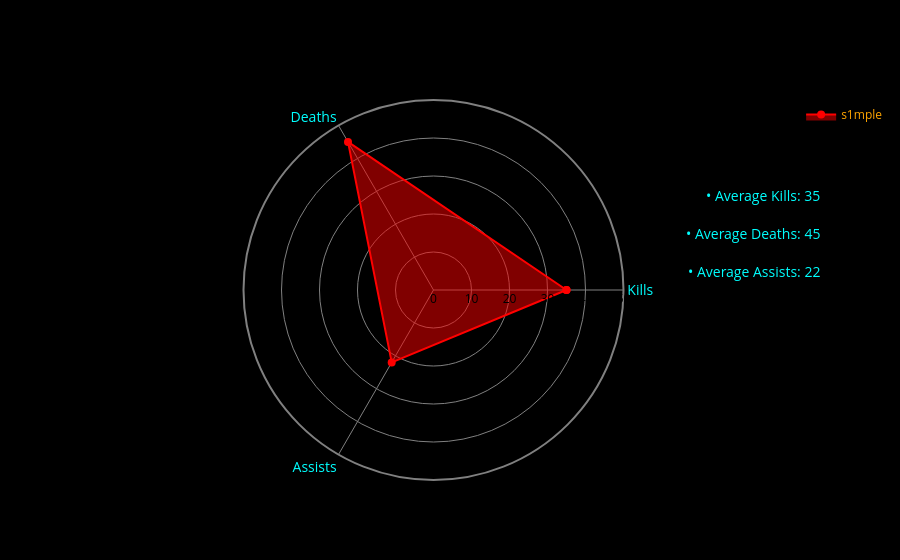

Notebook cell for this chart:
### Code cell
import plotly.graph_objects as go


target_name = "s1mple"
labels = ['Kills', 'Deaths', 'Assists']
values = [35, 45, 22]  


avg_kills = 35  
avg_deaths = 45  
avg_assists = 22  


values += values[:1]
labels += labels[:1]


fig = go.Figure()


fig.add_trace(go.Scatterpolar(
    r=values,
    theta=labels,
    fill='toself',
    name=target_name,
    line=dict(color='red'),
    marker=dict(size=8, color='red'),  
    showlegend=True,  
    hovertemplate='%{r}<extra></extra>'  
))


fig.update_layout(
    polar=dict(
        bgcolor='black',  
        angularaxis=dict(
            ticktext=['Kills', 'Deaths', 'Assists'],  
            linewidth=2,
            linecolor='gray',  
            gridcolor='gray',  
            showgrid=True,  
            tickangle=0,  
            tickfont=dict(size=14, color='cyan'),
        ),
        radialaxis=dict(
            linewidth=0,
            linecolor='orange',
            gridcolor='gray',  
            showline=False,
            range=[0, 50],  
            tickfont=dict(color='black'),
        )
    ),
    paper_bgcolor='black',  
    font=dict(color='orange'),  
    showlegend=True  
)


fig.update_layout(
    annotations=[
        dict(
            x=1.05,  
            y=0.78,  
            text=f'• Average Kills: {avg_kills}',  
            showarrow=False,
            font=dict(size=14, color='cyan'),
        ),
        dict(
            x=1.05,
            y=0.65,
            text=f'• Average Deaths: {avg_deaths}',  
            showarrow=False,
            font=dict(size=14, color='cyan'),
        ),
        dict(
            x=1.05,
            y=0.55,
            text=f'• Average Assists: {avg_assists}',  
            showarrow=False,
            font=dict(size=14, color='cyan'),
        )
    ]
)


fig.show()

### Figure 1 — Plotly figure (JSON) as saved in the notebook; plotly's stock layout.template omitted (floating-point values rounded to 4 significant figures)
{"data": [{"fill": "toself", "hovertemplate": "%{r}<extra></extra>", "line": {"color": "red"}, "marker": {"color": "red", "size": 8}, "name": "s1mple", "r": [35, 45, 22, 35], "showlegend": true, "theta": ["Kills", "Deaths", "Assists", "Kills"], "type": "scatterpolar"}], "layout": {"annotations": [{"font": {"color": "cyan", "size": 14}, "showarrow": false, "text": "• Average Kills: 35", "x": 1.05, "y": 0.78}, {"font": {"color": "cyan", "size": 14}, "showarrow": false, "text": "• Average Deaths: 45", "x": 1.05, "y": 0.65}, {"font": {"color": "cyan", "size": 14}, "showarrow": false, "text": "• Average Assists: 22", "x": 1.05, "y": 0.55}], "font": {"color": "orange"}, "paper_bgcolor": "black", "polar": {"angularaxis": {"gridcolor": "gray", "linecolor": "gray", "linewidth": 2, "showgrid": true, "tickangle": 0, "tickfont": {"color": "cyan", "size": 14}, "ticktext": ["Kills", "Deaths", "Assists"]}, "bgcolor": "black", "radialaxis": {"gridcolor": "gray", "linecolor": "orange", "linewidth": 0, "range": [0, 50], "showline": false, "tickfont": {"color": "black"}}}, "showlegend": true}}
